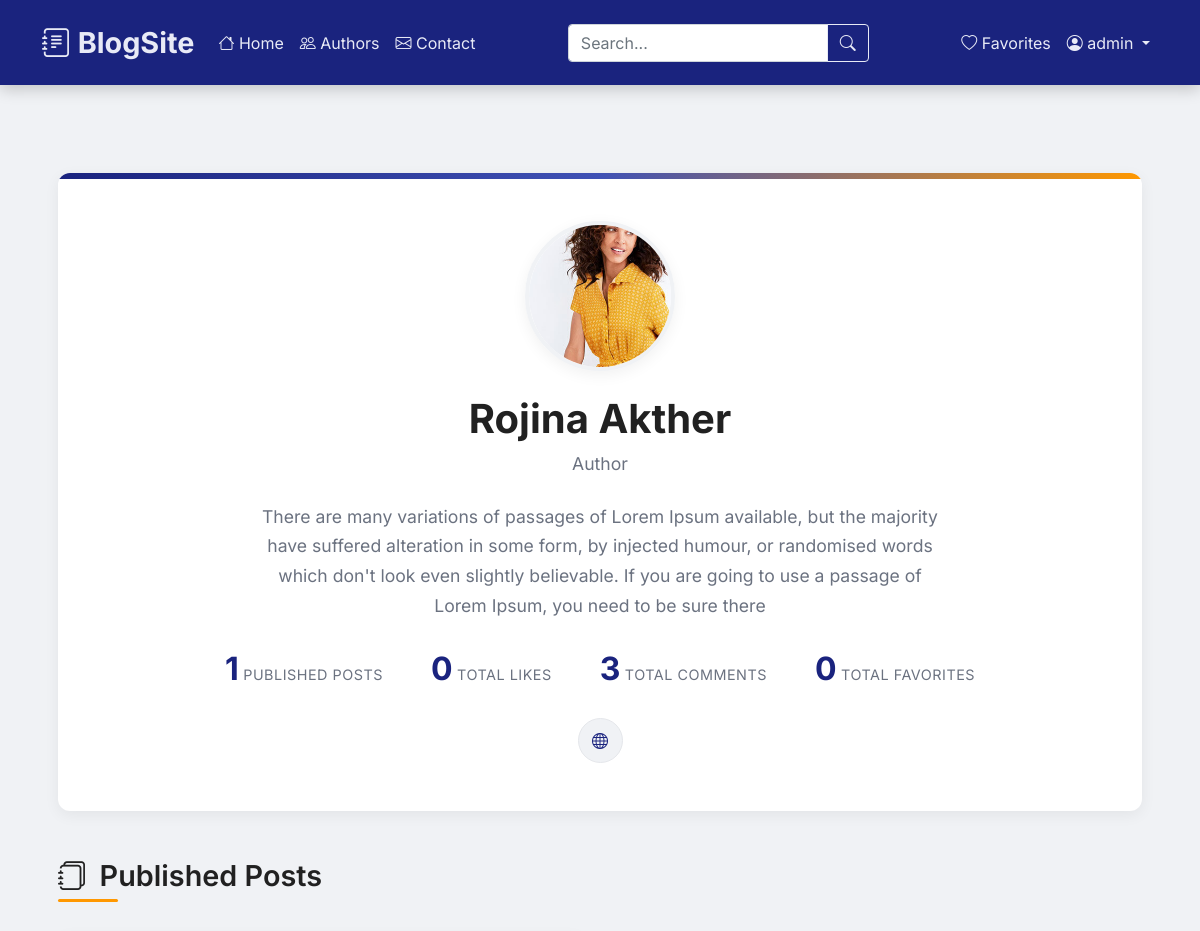
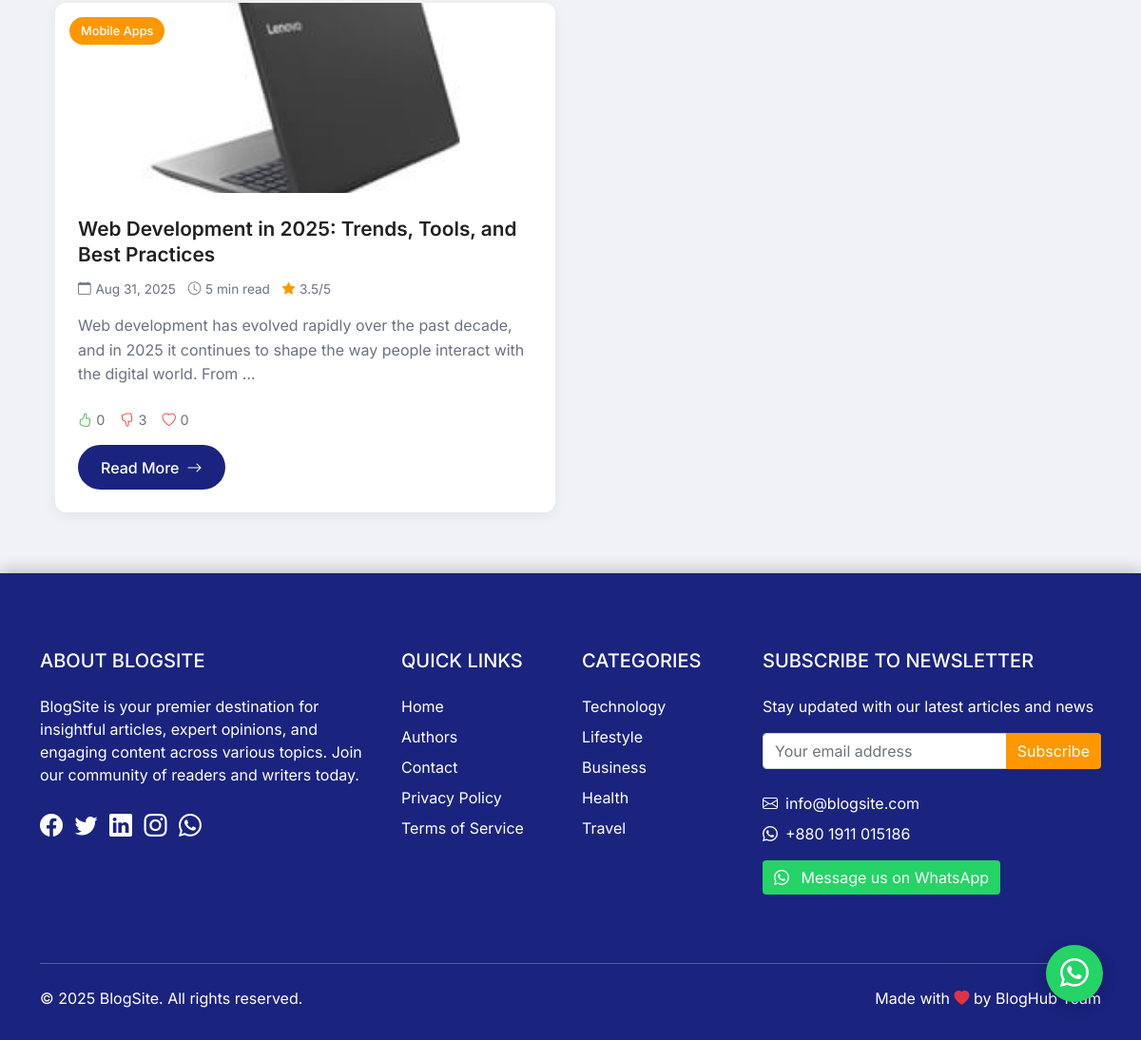
/author/4/ (signed in), run on the app's committed database (2 pictures, top to bottom).
### blog/models.py (models this page shows, shortened)
class Profile(models.Model):
    USER_TYPES = (
        ('admin', 'Admin'),
        ('author', 'Author'),
        ('reader', 'Reader'),
    )
    user = models.OneToOneField(User, on_delete=models.CASCADE, related_name='profile')
    user_type = models.CharField(max_length=10, choices=USER_TYPES, default='reader')
    bio = models.TextField(blank=True, null=True)
    profile_picture = models.ImageField(
        upload_to='profile_pics/',
        blank=True,
        null=True,
        default='profile_pics/default.jpg'
    )
    social_media = models.URLField(blank=True, null=True)
    email_verified = models.BooleanField(default=False)
    verification_token = models.UUIDField(default=uuid.uuid4, editable=False)

class Blog(models.Model):
    title = models.CharField(max_length=200)
    content = models.TextField()
    author = models.ForeignKey(User, on_delete=models.CASCADE, related_name='blog_posts')
    categories = models.ManyToManyField(Category, related_name='blogs')
    featured_image = models.ImageField(upload_to='blog_images/', blank=True, null=True)
    created_at = models.DateTimeField(auto_now_add=True)
    updated_at = models.DateTimeField(auto_now=True)
    published = models.BooleanField(default=False)
    @property
    def average_rating(self):
        ratings = self.blog_ratings.aggregate(Avg('score'))
        return round(ratings['score__avg'], 1) if ratings['score__avg'] else 0
    class Meta:
        ordering = ['-created_at']

class Category(models.Model):
    name = models.CharField(max_length=100, unique=True)
    class Meta:
        verbose_name_plural = "Categories"
        ordering = ['name']

### blog/views.py (the view)
# urls.py: path('author/<int:pk>/', views.author_detail, name='author_detail'),
def author_detail(request: HttpRequest, pk: int) -> HttpResponse:
    author = get_object_or_404(User, pk=pk)
    if not hasattr(author, 'profile') or author.profile.user_type != 'author':
        messages.error(request, 'This user is not an author.')
        return redirect('blog:author_list')
    blogs = Blog.objects.filter(author=author, published=True).annotate(
        like_count=Count('like'),
        dislike_count=Count('dislike'),
        favorite_count=Count('favorited_by'),
        comment_count=Count('comments')
    ).order_by('-created_at')
    total_likes = blogs.aggregate(total_likes=Sum('like_count'))['total_likes'] or 0
    total_dislikes = blogs.aggregate(total_dislikes=Sum('dislike_count'))['total_dislikes'] or 0
    total_favorites = blogs.aggregate(total_favorites=Sum('favorite_count'))['total_favorites'] or 0
    total_comments = blogs.aggregate(total_comments=Sum('comment_count'))['total_comments'] or 0
    paginator = Paginator(blogs, 6)
    page = request.GET.get('page')
    try:
        blogs = paginator.page(page)
    except PageNotAnInteger:
        blogs = paginator.page(1)
    except EmptyPage:
        blogs = paginator.page(paginator.num_pages)
    context = {
        'author': author,
        'blogs': blogs,
        'total_likes': total_likes,
        'total_dislikes': total_dislikes,
        'total_favorites': total_favorites,
        'total_comments': total_comments,
    }
    return render(request, 'blog/author_detail.html', context)

### blog/templates/blog/author_detail.html (shortened to what this page needs)
{% extends 'blog/base.html' %}
{% load static %}
{% block extra_css %}
<link rel="stylesheet" href="https://cdn.jsdelivr.net/npm/bootstrap-icons@1.11.3/font/bootstrap-icons.min.css">
{% endblock %}
{% block content %}
<div class="author-detail-container">
    <div class="author-header">
        {% if author.profile.profile_picture %}
        <img src="{{ author.profile.profile_picture.url }}" class="author-avatar" alt="{{ author.username }}">
        {% else %}
        <div class="avatar-placeholder">
            <i class="bi bi-person"></i>
        </div>
        {% endif %}
        <h1 class="author-name">{{ author.get_full_name|default:author.username }}</h1>
        <div class="author-role">{{ author.profile.user_type|title }}</div>
        {% if author.profile.bio %}
        <p class="author-bio">{{ author.profile.bio }}</p>
        {% endif %}
        <div class="author-stats">
            <div class="stat">
                <span class="stat-number">{{ author.blog_posts.count }}</span>
                <span class="stat-label">Published Posts</span>
            </div>
            <div class="stat">
                <span class="stat-number">{{ total_likes }}</span>
                <span class="stat-label">Total Likes</span>
            </div>
            <div class="stat">
                <span class="stat-number">{{ total_comments }}</span>
                <span class="stat-label">Total Comments</span>
            </div>
            <div class="stat">
                <span class="stat-number">{{ total_favorites }}</span>
                <span class="stat-label">Total Favorites</span>
            </div>
        </div>
        {% if author.profile.social_media %}
        <div class="social-links">
            <a href="{{ author.profile.social_media }}" target="_blank" class="social-link">
                <i class="bi bi-globe"></i>
            </a>
        </div>
        {% endif %}
    </div>
    <h2 class="section-title">
        <i class="bi bi-journals"></i> Published Posts
    </h2>
    {% if blogs %}
    <div class="blogs-grid">
        {% for blog in blogs %}
        <div class="blog-card">
            {% if blog.featured_image %}
            <div class="blog-img-container">
                <a href="{% url 'blog:blog_detail' blog.pk %}">
                    <img src="{{ blog.featured_image.url }}" class="blog-img" alt="{{ blog.title }}">
                </a>
                {% if blog.categories.all %}
                <div class="category-badge">{{ blog.categories.first.name }}</div>
                {% endif %}
            </div>
            {% endif %}
            <div class="card-body">
                <h3 class="card-title">
                    <a href="{% url 'blog:blog_detail' blog.pk %}">{{ blog.title }}</a>
                </h3>
                <div class="blog-meta">
                    <span>
                        <i class="bi bi-calendar"></i>
                        {{ blog.created_at|date:"M d, Y" }}
                    </span>
                    <span>
                        <i class="bi bi-clock"></i>
                        {% if blog.read_time %}{{ blog.read_time }} min read{% else %}5 min read{% endif %}
                    </span>
                    {% with avg_rating=blog.average_rating %}
                    {% if avg_rating %}
                    <span>
                        <i class="bi bi-star-fill" style="color: var(--accent-color);"></i>
                        {{ avg_rating|floatformat:1 }}/5
                    </span>
                    {% endif %}
                    {% endwith %}
                </div>
                <p class="card-text">{{ blog.content|striptags|truncatewords:25 }}</p>
                <div class="engagement-metrics">
                    <div class="metric likes">
                        <i class="bi bi-hand-thumbs-up"></i>
                        <span>{{ blog.like_count|default:0 }}</span>
                    </div>
                    <div class="metric dislikes">
                        <i class="bi bi-hand-thumbs-down"></i>
                        <span>{{ blog.dislike_count|default:0 }}</span>
                    </div>
                    <div class="metric favorites">
                        <i class="bi bi-heart"></i>
                        <span>{{ blog.favorite_count|default:0 }}</span>
                    </div>
                </div>
                <a href="{% url 'blog:blog_detail' blog.pk %}" class="read-more-btn">
                    Read More <i class="bi bi-arrow-right"></i>
                </a>
            </div>
        </div>
        {% endfor %}
    </div>
    {% endif %}
</div>
{% endblock content %}

### blog/templates/blog/base.html (shortened to what this page needs)
<!DOCTYPE html>
<html lang="en">
<head>
    <link href="https://cdn.jsdelivr.net/npm/bootstrap@5.1.3/dist/css/bootstrap.min.css" rel="stylesheet">
    <link rel="stylesheet" href="https://cdn.jsdelivr.net/npm/bootstrap-icons@1.7.2/font/bootstrap-icons.css">
    {% block extra_css %}{% endblock %}
</head>
<body>
    <nav class="navbar navbar-expand-lg navbar-dark">
        <div class="container">
            <a class="navbar-brand" href="{% url 'blog:blog_list' %}">
                <i class="bi bi-journal-text"></i> BlogSite
            </a>
            <div class="collapse navbar-collapse" id="navbarNav">
                <ul class="navbar-nav me-auto mb-2 mb-lg-0">
                    <li class="nav-item">
                        <a class="nav-link" href="{% url 'blog:blog_list' %}">
                            <i class="bi bi-house"></i> Home
                        </a>
                    </li>
                    <li class="nav-item">
                        <a class="nav-link" href="{% url 'blog:author_list' %}">
                            <i class="bi bi-people"></i> Authors
                        </a>
                    </li>
                    <li class="nav-item">
                        <a class="nav-link" href="{% url 'blog:contact' %}">
                            <i class="bi bi-envelope"></i> Contact
                        </a>
                    </li>
                </ul>
                <form class="d-flex" action="{% url 'blog:blog_list' %}" method="GET">
                    <div class="input-group">
                        <input type="text" name="q" class="form-control" placeholder="Search..." aria-label="Search" value="{{ request.GET.q }}">
                        <button class="btn btn-outline-light" type="submit">
                            <i class="bi bi-search"></i>
                        </button>
                    </div>
                </form>
                <ul class="navbar-nav ms-auto mb-2 mb-lg-0">
                    {% if user.is_authenticated %}
                    <li class="nav-item">
                        <a class="nav-link" href="{% url 'blog:favorite_list' %}">
                            <i class="bi bi-heart"></i> Favorites
                        </a>
                    </li>
                    <li class="nav-item dropdown">
                        <a class="nav-link dropdown-toggle" href="#" id="navbarDropdown" role="button" data-bs-toggle="dropdown" aria-expanded="false">
                            <i class="bi bi-person-circle"></i> {{ user.username }}
                        </a>
                    </li>
                    {% endif %}
                </ul>
            </div>
        </div>
    </nav>
    <div class="container mt-4 main-content">
        {% block content %}{% endblock %}
    </div>
    <a href="https://wa.me/8801911015186" class="whatsapp-float" target="_blank" title="Contact us on WhatsApp">
        <i class="bi bi-whatsapp"></i>
    </a>
    <footer class="text-white footer">
        <div class="container">
            <div class="row py-5">
                <div class="col-lg-4 col-md-6 mb-4 mb-md-0">
                    <h5 class="text-uppercase mb-4">About BlogSite</h5>
                    <p>BlogSite is your premier destination for insightful articles, expert opinions, and engaging content across various topics. Join our community of readers and writers today.</p>
                    <div class="mt-4">
                        <a href="#" class="text-white me-2"><i class="bi bi-facebook fs-4"></i></a>
                        <a href="#" class="text-white me-2"><i class="bi bi-twitter fs-4"></i></a>
                        <a href="#" class="text-white me-2"><i class="bi bi-linkedin fs-4"></i></a>
                        <a href="#" class="text-white me-2"><i class="bi bi-instagram fs-4"></i></a>
                        <a href="https://wa.me/8801911015186" class="text-white me-2" target="_blank" title="WhatsApp">
                            <i class="bi bi-whatsapp fs-4"></i>
                        </a>
                    </div>
                </div>
                <div class="col-lg-2 col-md-6 mb-4 mb-md-0">
                    <h5 class="text-uppercase mb-4">Quick Links</h5>
                    <ul class="list-unstyled">
                        <li class="mb-2"><a href="{% url 'blog:blog_list' %}" class="text-white text-decoration-none">Home</a></li>
                        <li class="mb-2"><a href="{% url 'blog:author_list' %}" class="text-white text-decoration-none">Authors</a></li>
                        <li class="mb-2"><a href="{% url 'blog:contact' %}" class="text-white text-decoration-none">Contact</a></li>
                        <li class="mb-2"><a href="#" class="text-white text-decoration-none">Privacy Policy</a></li>
                        <li class="mb-2"><a href="#" class="text-white text-decoration-none">Terms of Service</a></li>
                    </ul>
                </div>
                <div class="col-lg-2 col-md-6 mb-4 mb-md-0">
                    <h5 class="text-uppercase mb-4">Categories</h5>
                    <ul class="list-unstyled">
                        <li class="mb-2"><a href="#" class="text-white text-decoration-none">Technology</a></li>
                        <li class="mb-2"><a href="#" class="text-white text-decoration-none">Lifestyle</a></li>
                        <li class="mb-2"><a href="#" class="text-white text-decoration-none">Business</a></li>
                        <li class="mb-2"><a href="#" class="text-white text-decoration-none">Health</a></li>
                        <li class="mb-2"><a href="#" class="text-white text-decoration-none">Travel</a></li>
                    </ul>
                </div>
                <div class="col-lg-4 col-md-6">
                    <h5 class="text-uppercase mb-4">Subscribe to Newsletter</h5>
                    <p>Stay updated with our latest articles and news</p>
                    <form>
                        <div class="input-group mb-3">
                            <input type="email" class="form-control" placeholder="Your email address" aria-label="Email">
                            <button class="btn btn-accent" type="button">Subscribe</button>
                        </div>
                    </form>
                    <div class="d-flex align-items-center mt-4">
                        <i class="bi bi-envelope me-2"></i>
                        <span>info@blogsite.com</span>
                    </div>
                    <div class="d-flex align-items-center mt-2">
                        <i class="bi bi-whatsapp me-2"></i>
                        <span>+880 1911 015186</span>
                    </div>
                    <a href="https://wa.me/8801911015186" class="btn btn-whatsapp mt-3" target="_blank">
                        <i class="bi bi-whatsapp me-2"></i> Message us on WhatsApp
                    </a>
                </div>
            </div>
            <hr class="my-4" style="border-top: 1px solid rgba(255,255,255,0.1);">
            <div class="row align-items-center">
                <div class="col-md-7 text-center text-md-start">
                    <p class="mb-0">&copy; {% now "Y" %} BlogSite. All rights reserved.</p>
                </div>
                <div class="col-md-5 text-center text-md-end">
                    <p class="mb-0">Made with <i class="bi bi-heart-fill text-danger"></i> by BlogHub Team</p>
                </div>
            </div>
        </div>
    </footer>
</body>
</html>

### data on the page
Blog: featured_image (picture), categories.first.name "Mobile Apps", title "Web Development in 2025: Trends, Tools, and Best Practices", created_at "Aug 31, 2025", average_rating "3.5", content "Web development has evolved rapidly over the past decade, and in 2025 it continues to shape the way people interact with the digital world. From …", like_count "0", dislike_count "3", favorite_count "0"

### other printed values
{{ user.username }} "admin"
{{ author.get_full_name|default:author.username }} "Rojina Akther"
{{ author.profile.user_type|title }} "Author"
{{ author.blog_posts.count }} "1"
{{ total_likes }} "0"
{{ total_comments }} "3"
{{ total_favorites }} "0"
